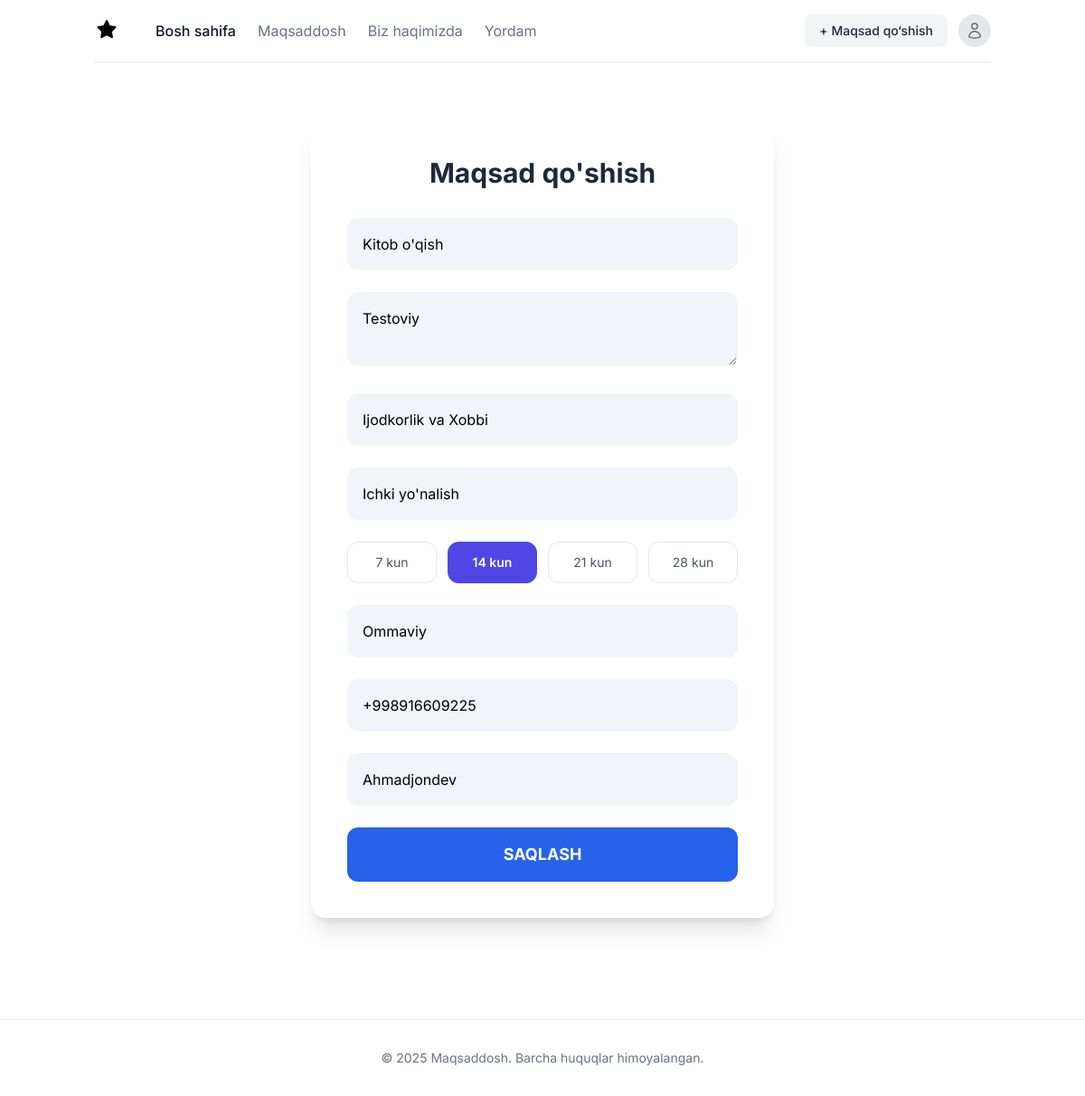
Page /goal/1/edit/ (signed in) on the committed database.
### users/models.py (models this page shows, shortened)
class Goal(models.Model):
    VISIBILITY_CHOICES = [("public", "Ommaviy"), ("private", "Shaxsiy")]
    DURATION_CHOICES = [(7, "7 kun"), (14, "14 kun"), (21, "21 kun"), (28, "28 kun")]
    title = models.CharField(max_length=200, verbose_name="Maqsad Nomi")
    description = models.TextField(verbose_name="Izoh")
    category = models.ForeignKey(
        GoalCategory,
        on_delete=models.SET_NULL,
        null=True,
        related_name="goals",
        verbose_name="Yo'nalishi",
    )
    sub_category = models.ForeignKey(
        SubCategory,
        on_delete=models.SET_NULL,
        null=True,
        blank=True,
        verbose_name="Ichki Yo'nalish",
    )
    duration = models.IntegerField(choices=DURATION_CHOICES, verbose_name="Davomiyligi")
    visibility = models.CharField(
        max_length=10,
        choices=VISIBILITY_CHOICES,
        default="public",
        verbose_name="Ko'rinishi",
    )
    phone_number = models.CharField(
        max_length=20, blank=True, verbose_name="Telefon Raqam"
    )
    telegram_username = models.CharField(
        max_length=100, blank=True, verbose_name="Telegram User"
    )
    created_by = models.ForeignKey(
        settings.AUTH_USER_MODEL, on_delete=models.CASCADE, related_name="created_goals"
    )
    created_at = models.DateTimeField(auto_now_add=True)
    subscribers = models.ManyToManyField(
        settings.AUTH_USER_MODEL, related_name="subscribed_goals", blank=True
    )
    class Meta:
        verbose_name = "Maqsad"
        verbose_name_plural = "Maqsadlar"
        ordering = ["-created_at"]

### users/views.py (the view, shortened to what this page needs)
# urls.py: path("goal/<int:pk>/edit/", views.GoalUpdateView.as_view(), name="goal_update"),
class GoalUpdateView(LoginRequiredMixin, UserPassesTestMixin, UpdateView):
    model = Goal
    form_class = GoalForm
    template_name = 'goal_form.html' # Reuses the same form template as the create view
    context_object_name = 'goal'
    def test_func(self):
        goal = self.get_object()
        return self.request.user == goal.created_by
    def get_context_data(self, **kwargs):
        context = super().get_context_data(**kwargs)
        context['pacge_title'] = "Maqsadni Tahrirlash"
        return context

### users/models.py (called while the page is built)
    def __str__(self):
        return self.name

### templates/goal_form.html (shortened to what this page needs)
{% extends 'base.html' %}
{% block content %}
<div class="max-w-lg mx-auto py-12">
    <div class="bg-white p-8 sm:p-10 rounded-2xl shadow-xl">
        <h1 class="text-3xl font-bold text-gray-800 mb-8 text-center">Maqsad qo'shish</h1>
        <form id="goalForm" method="post" class="space-y-6" novalidate>
            <div>{{ form.title }}</div>
            <div>{{ form.description }}</div>
            <div>{{ form.category }}</div>
            <div>{{ form.sub_category }}</div>
            <div id="duration-container" class="grid grid-cols-4 gap-3">
                {% for radio in form.duration %}
                <div class="relative">
                    <label for="{{ radio.id_for_label }}" class="duration-label cursor-pointer text-center block w-full p-3 rounded-xl text-sm text-gray-600">
                        {{ radio.choice_label }}
                    </label>
                </div>
                {% endfor %}
            </div>
            <div>{{ form.visibility }}</div>
            <div>{{ form.phone_number }}</div>
            <div>{{ form.telegram_username }}</div>
            <button type="submit" class="w-full bg-blue-600 text-white font-bold py-4 rounded-xl hover:bg-blue-700 transition-colors text-lg">
                SAQLASH
            </button>
        </form>
    </div>
</div>
{% endblock %}

### templates/base.html (style rules this page uses)
body { font-family: 'Inter', sans-serif; -webkit-font-smoothing: antialiased; -moz-osx-font-smoothing: grayscale; }

### templates/goal_form.html (style rules this page uses)
body { background-color: #f8fafc; }
.form-field { background-color: #f1f5f9; border: 1px solid #f1f5f9; transition: all 0.2s ease-in-out; }
.duration-label { border: 1px solid #e2e8f0; transition: all 0.2s ease-in-out; }
input[type="radio"]:checked + .duration-label { background-color: #4f46e5; border-color: #4f46e5; color: white; font-weight: 600; }

### rows in the picture
Goal: title "Kitob o'qish", description "Testoviy", category "Ijodkorlik va Xobbi", sub_category "Ichki yo'nalish", visibility "Ommaviy", phone_number "+998916609225", telegram_username "Ahmadjondev"

### other values in the picture
{{ radio.choice_label }} "7 kun" "14 kun" "21 kun" "28 kun"
